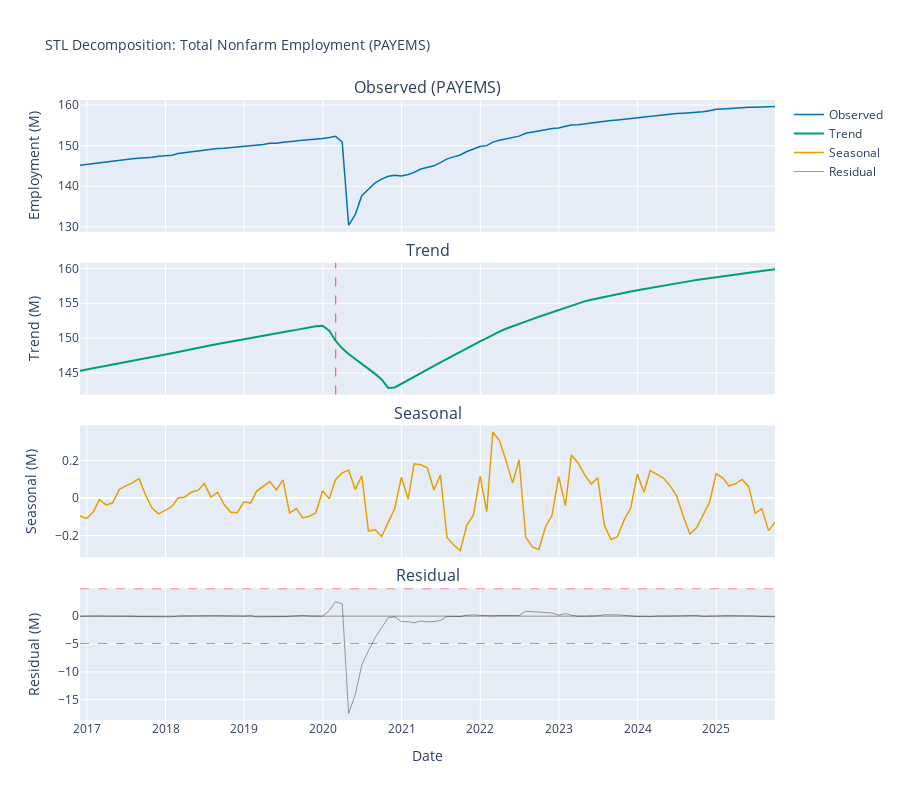

The notebook cell saved with this chart:
### Code cell
# =============================================================================
# Visualize STL Decomposition
# =============================================================================

covid_date = '2020-03-01'  # Use string for plotly compatibility

fig = make_subplots(rows=4, cols=1, shared_xaxes=True, vertical_spacing=0.05,
                    subplot_titles=('Observed (PAYEMS)', 'Trend', 'Seasonal', 'Residual'))

# Observed
fig.add_trace(go.Scatter(x=ts_data['date'], y=emp_decomp['observed'], mode='lines',
                         name='Observed', line=dict(color=COLORS[0], width=1.5)), row=1, col=1)

# Trend
fig.add_trace(go.Scatter(x=ts_data['date'], y=emp_decomp['trend'], mode='lines',
                         name='Trend', line=dict(color=COLORS[2], width=2)), row=2, col=1)
fig.add_vline(x=covid_date, line=dict(color='red', dash='dash', width=1), opacity=0.7, row=2, col=1)

# Seasonal
fig.add_trace(go.Scatter(x=ts_data['date'], y=emp_decomp['seasonal'], mode='lines',
                         name='Seasonal', line=dict(color=COLORS[1], width=1.5)), row=3, col=1)

# Residual
resid_std = emp_decomp['residual'].std()
fig.add_trace(go.Scatter(x=ts_data['date'], y=emp_decomp['residual'], mode='lines',
                         name='Residual', line=dict(color='gray', width=1), opacity=0.8), row=4, col=1)
fig.add_hline(y=0, line=dict(color='black', width=0.5), row=4, col=1)
fig.add_hline(y=2*resid_std, line=dict(color='red', dash='dash', width=1), opacity=0.5, row=4, col=1)
fig.add_hline(y=-2*resid_std, line=dict(color='red', dash='dash', width=1), opacity=0.5, row=4, col=1)

fig.update_yaxes(title_text='Employment (M)', row=1, col=1)
fig.update_yaxes(title_text='Trend (M)', row=2, col=1)
fig.update_yaxes(title_text='Seasonal (M)', row=3, col=1)
fig.update_yaxes(title_text='Residual (M)', row=4, col=1)
fig.update_xaxes(title_text='Date', row=4, col=1)

fig.update_layout(height=800, title_text='STL Decomposition: Total Nonfarm Employment (PAYEMS)',
                  title_font_size=14, showlegend=True)
fig.show()
